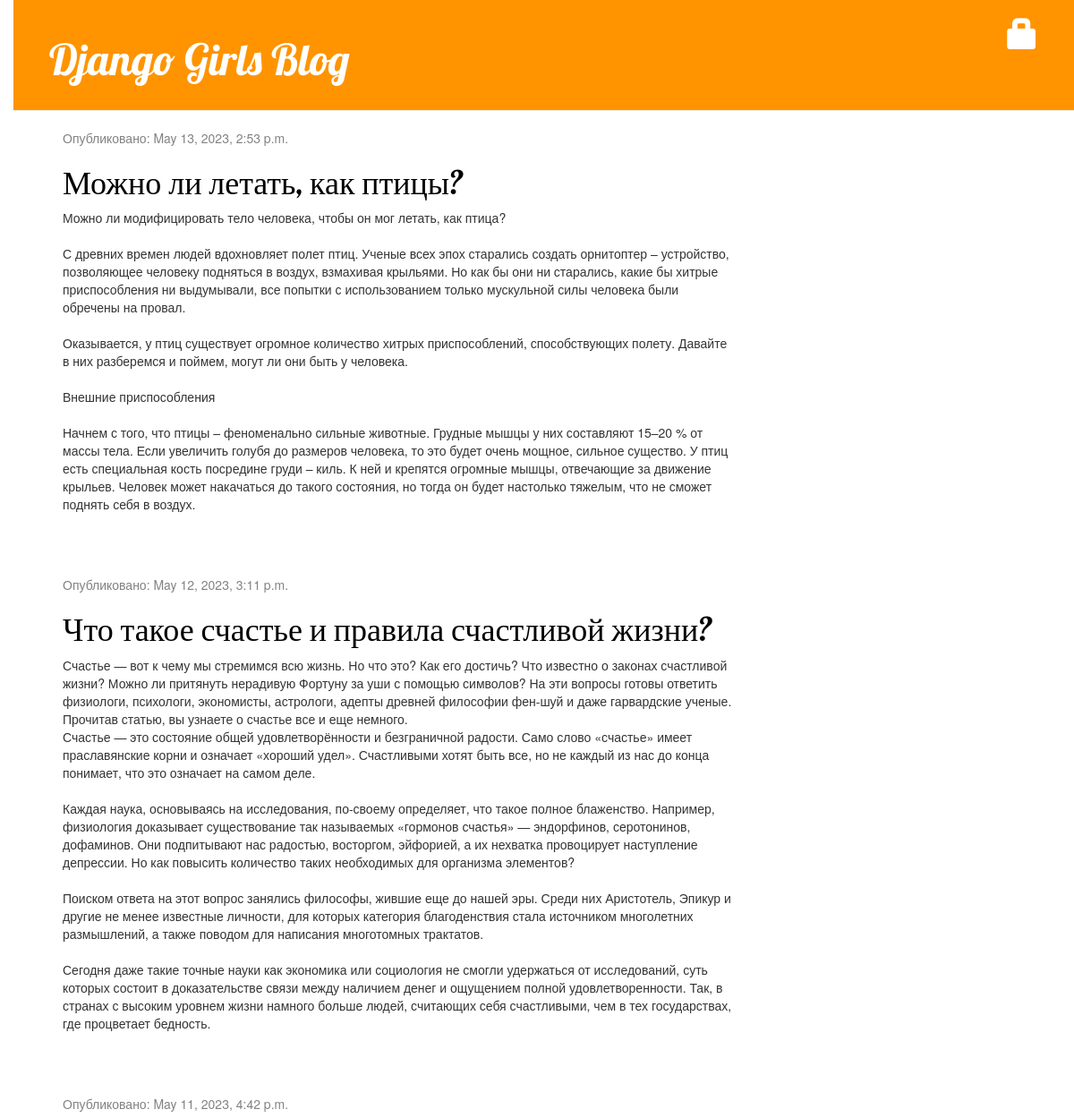
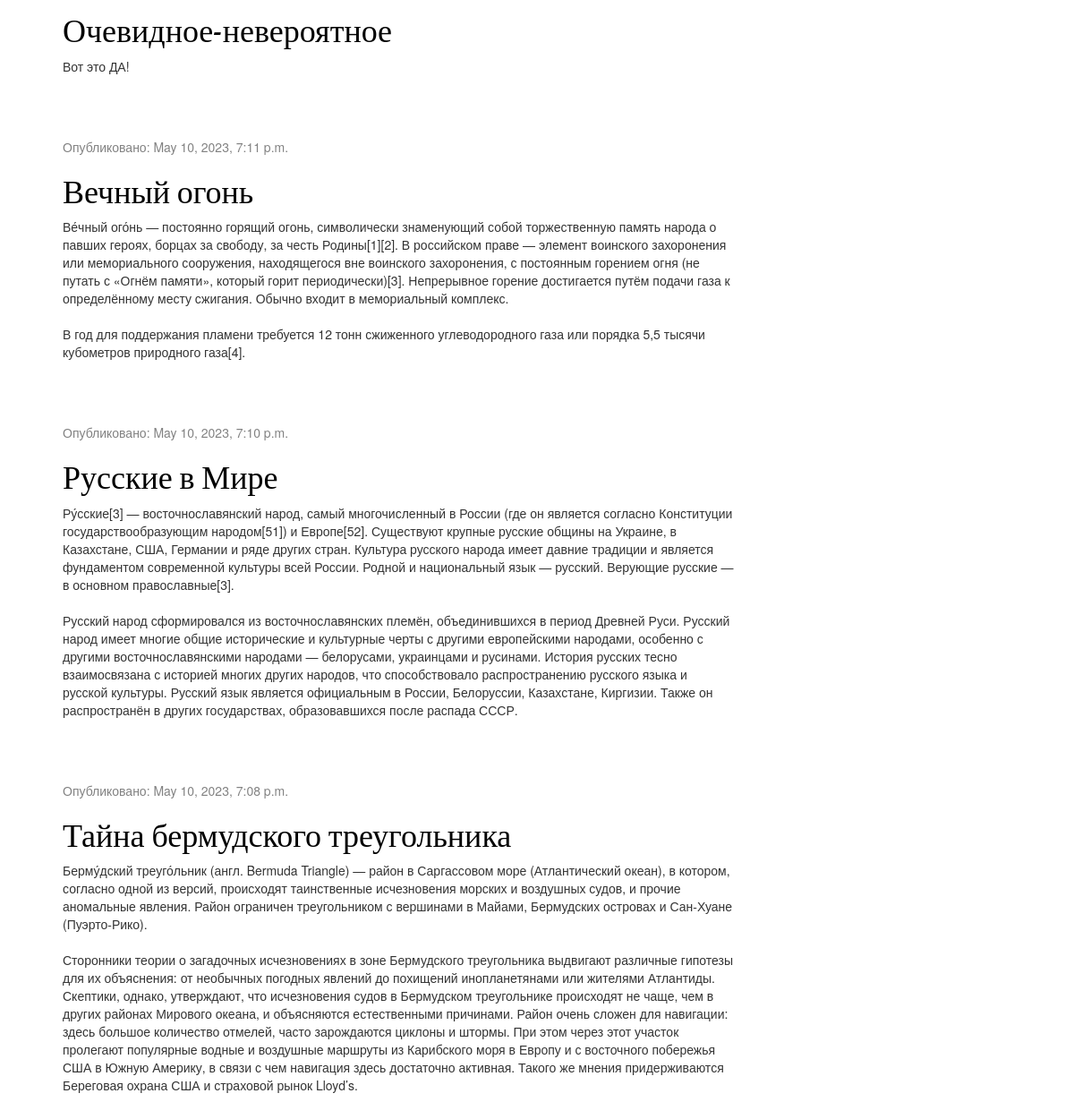
The page / on the database its author committed (2 pictures, top to bottom).
### blog/models.py (models this page shows, shortened)
class Post(models.Model):
	author = models.ForeignKey(settings.AUTH_USER_MODEL, on_delete=models.CASCADE)
	title = models.CharField(max_length=200)
	text = models.TextField()
	created_date = models.DateTimeField(default=timezone.now)
	published_date = models.DateTimeField(blank=True, null=True)

### blog/views.py (the view)
# urls.py: path('', views.post_list, name='post_list'),
def post_list(request):
	posts = Post.objects.filter(published_date__lte=timezone.now()).order_by('-published_date')
	return render(request, 'blog/post_list.html', {'posts':posts})

### blog/templates/blog/post_list.html
{% extends 'blog/base.html' %}
{% block content %}
	{% for post in posts %}
		<div class="post">
			<div class="date">
				<p>Опубликовано: {{ post.published_date }}</p>
			</div>
			<h1><a href="{% url 'post_detail' pk=post.pk %}">{{ post.title }}</a></h1>
			<p>{{ post.text|linebreaksbr }}</p>
		</div>
	{% endfor %}
{% endblock %}

### blog/static/css/blog.css (style rules this page uses)
h1 a { color: #FCA205; font-family: 'Lobster'; }
body { padding-left: 15px; }
h1, h2, h3, h4, { font-family: 'Lobster', cursive; }
.date { color: #828282; }
.post { margin-bottom: 70px; }
.post h1 a, .post h1 a:visited { color: #000000; }

### rows shown on the page
Post: published_date "May 13, 2023, 2:53 p.m.", title "Можно ли летать, как птицы?", text "Можно ли модифицировать тело человека, чтобы он мог летать, как птица? С древних времен людей вдохновляет полет птиц. Ученые всех эпох старались создать орнитоптер – устройство, позволяющее человеку подняться в воздух, взмахивая крыльями. Но как бы они ни старались, какие бы хитрые приспособления ни выдумывали, все попытки с использованием только мускульной силы человека были обречены на провал. Оказывается, у птиц существует огромное количество хитрых приспособлений, способствующих полету. Давайте в них разберемся и поймем, могут ли они быть у человека. Внешние приспособления Начнем с того, что птицы – феноменально сильные животные. Грудные мышцы у них составляют 15–20 % от массы тела.…"
Post: published_date "May 12, 2023, 3:11 p.m.", title "Что такое счастье и правила счастливой жизни?", text "Счастье — вот к чему мы стремимся всю жизнь. Но что это? Как его достичь? Что известно о законах счастливой жизни? Можно ли притянуть нерадивую Фортуну за уши с помощью символов? На эти вопросы готовы ответить физиологи, психологи, экономисты, астрологи, адепты древней философии фен-шуй и даже гарвардские ученые. Прочитав статью, вы узнаете о счастье все и еще немного. Счастье — это состояние общей удовлетворённости и безграничной радости. Само слово «счастье» имеет праславянские корни и означает «хороший удел». Счастливыми хотят быть все, но не каждый из нас до конца понимает, что это означает на самом деле. Каждая наука, основываясь на исследования, по-своему определяет, что такое полное…"
Post: published_date "May 11, 2023, 4:42 p.m.", title "Очевидное-невероятное", text "Вот это ДА!"
Post: published_date "May 10, 2023, 7:11 p.m.", title "Вечный огонь", text "Ве́чный ого́нь — постоянно горящий огонь, символически знаменующий собой торжественную память народа о павших героях, борцах за свободу, за честь Родины[1][2]. В российском праве — элемент воинского захоронения или мемориального сооружения, находящегося вне воинского захоронения, с постоянным горением огня (не путать с «Огнём памяти», который горит периодически)[3]. Непрерывное горение достигается путём подачи газа к определённому месту сжигания. Обычно входит в мемориальный комплекс. В год для поддержания пламени требуется 12 тонн сжиженного углеводородного газа или порядка 5,5 тысячи кубометров природного газа[4]."
Post: published_date "May 10, 2023, 7:10 p.m.", title "Русские в Мире", text "Ру́сские[3] — восточнославянский народ, самый многочисленный в России (где он является согласно Конституции государствообразующим народом[51]) и Европе[52]. Существуют крупные русские общины на Украине, в Казахстане, США, Германии и ряде других стран. Культура русского народа имеет давние традиции и является фундаментом современной культуры всей России. Родной и национальный язык — русский. Верующие русские — в основном православные[3]. Русский народ сформировался из восточнославянских племён, объединившихся в период Древней Руси. Русский народ имеет многие общие исторические и культурные черты с другими европейскими народами, особенно с другими восточнославянскими народами — белорусами,…"
Post: published_date "May 10, 2023, 7:08 p.m.", title "Тайна бермудского треугольника", text "Берму́дский треуго́льник (англ. Bermuda Triangle) — район в Саргассовом море (Атлантический океан), в котором, согласно одной из версий, происходят таинственные исчезновения морских и воздушных судов, и прочие аномальные явления. Район ограничен треугольником с вершинами в Майами, Бермудских островах и Сан-Хуане (Пуэрто-Рико). Сторонники теории о загадочных исчезновениях в зоне Бермудского треугольника выдвигают различные гипотезы для их объяснения: от необычных погодных явлений до похищений инопланетянами или жителями Атлантиды. Скептики, однако, утверждают, что исчезновения судов в Бермудском треугольнике происходят не чаще, чем в других районах Мирового океана, и объясняются…"
